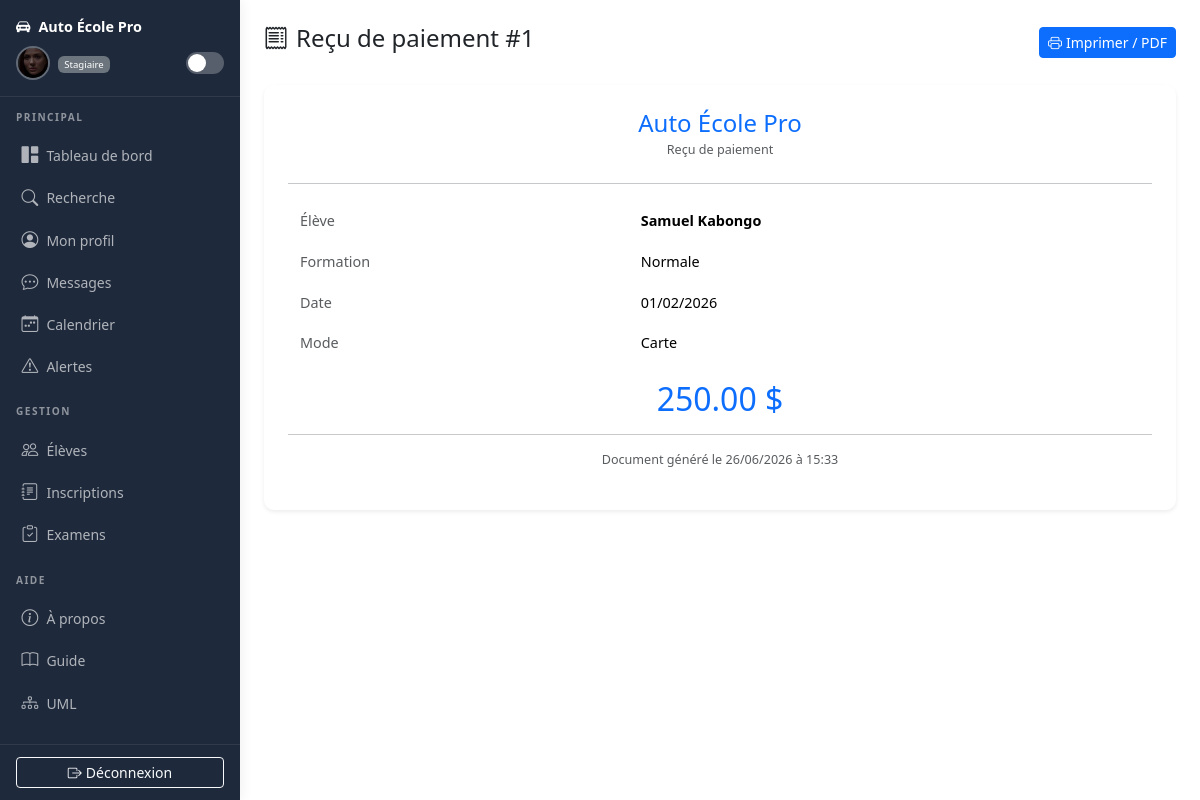
Page /pages/generate_receipt.php?id=1 (signed in) on the committed database.
### tables this page shows
CREATE TABLE `paiement` (
  `id` int(11) NOT NULL AUTO_INCREMENT,
  `utilisateur_id` int(11) DEFAULT NULL,
  `montant` int(11) DEFAULT NULL,
  `date_paiement` date DEFAULT NULL,
  `methode` enum('Carte','Espèces','Mobile Money','Virement') DEFAULT NULL,
  PRIMARY KEY (`id`),
  KEY `utilisateur_id` (`utilisateur_id`),
  CONSTRAINT `paiement_ibfk_1` FOREIGN KEY (`utilisateur_id`) REFERENCES `utilisateurs` (`id`)
);

CREATE TABLE `utilisateurs` (
  `id` int(11) NOT NULL AUTO_INCREMENT,
  `nom` varchar(100) NOT NULL,
  `prenom` varchar(100) NOT NULL,
  `nationalite` varchar(100) DEFAULT NULL,
  `email` varchar(150) NOT NULL,
  `telephone` varchar(20) DEFAULT NULL,
  `formation_id` int(11) DEFAULT NULL,
  `date_inscription` date DEFAULT curdate(),
  `deleted_at` datetime DEFAULT NULL,
  `deleted_by` varchar(100) DEFAULT NULL,
  `matricule` varchar(30) DEFAULT NULL,
  `annee_inscription` year(4) DEFAULT NULL,
  PRIMARY KEY (`id`),
  UNIQUE KEY `email` (`email`),
  KEY `formation_id` (`formation_id`),
  CONSTRAINT `utilisateurs_ibfk_1` FOREIGN KEY (`formation_id`) REFERENCES `formations` (`id`)
);

CREATE TABLE `formations` (
  `id` int(11) NOT NULL AUTO_INCREMENT,
  `nom` enum('Normale','Pro','Nocturne') NOT NULL,
  `prix` decimal(10,2) NOT NULL,
  `duree_mois` int(11) NOT NULL,
  PRIMARY KEY (`id`)
);

### includes/auth.php (called while the page is built, shortened)
<?php
function getRoleLabel(string $role = ''): string
{
    return match ($role ?: $_SESSION['role'] ?? '') {
        'admin' => 'Administrateur',
        'directeur' => 'Directeur',
        'secretaire' => 'Secrétaire',
        'caissier' => 'Caissier',
        'moniteur' => 'Moniteur',
        'stagiaire' => 'Stagiaire',
        default => 'Utilisateur',
    };
}
function getRoleBadgeClass(string $role = ''): string
{
    return match ($role ?: $_SESSION['role'] ?? '') {
        'admin' => 'bg-danger',
        'directeur' => 'bg-dark',
        'secretaire' => 'bg-info text-dark',
        'caissier' => 'bg-success',
        'moniteur' => 'bg-warning text-dark',
        'stagiaire' => 'bg-secondary',
        default => 'bg-secondary',
    };
}

### pages/generate_receipt.php (the view, shortened to what this page needs)
<?php
require_once __DIR__ . '/../config/database.php';
require_once BASE_PATH . '/includes/auth.php';
$paymentId = (int) ($_GET['id'] ?? 0);
$stmt = $pdo->prepare('SELECT p.*, u.nom, u.prenom, f.nom AS formation_nom FROM paiement p JOIN utilisateurs u ON u.id = p.utilisateur_id JOIN formations f ON f.id = u.formation_id WHERE p.id = ?');
$stmt->execute([$paymentId]);
$payment = $stmt->fetch();
include BASE_PATH . '/includes/header.php';
?>
<div class="d-flex justify-content-between align-items-center mb-4">
    <h1 class="h4"><i class="bi bi-receipt me-2"></i>Reçu de paiement #<?= $paymentId ?></h1>
    <button class="btn btn-primary btn-sm" onclick="generatePDF()"><i class="bi bi-printer me-1"></i>Imprimer / PDF</button>
</div>
<div class="card shadow-sm border-0" id="receipt">
    <div class="card-body p-4">
        <div class="text-center mb-4">
            <h4 class="text-primary mb-0">Auto École Pro</h4>
            <small class="text-muted">Reçu de paiement</small>
        </div>
        <hr>
        <table class="table table-borderless">
            <tr><td class="text-muted">Élève</td><td class="fw-bold"><?= htmlspecialchars($payment['prenom'] . ' ' . $payment['nom']) ?></td></tr>
            <tr><td class="text-muted">Formation</td><td><?= htmlspecialchars($payment['formation_nom']) ?></td></tr>
            <tr><td class="text-muted">Date</td><td><?= date('d/m/Y', strtotime($payment['date_paiement'])) ?></td></tr>
            <tr><td class="text-muted">Mode</td><td><?= htmlspecialchars($payment['methode']) ?></td></tr>
        </table>
        <div class="text-center my-3">
            <h2 class="text-primary"><?= number_format($payment['montant'], 2) ?> $</h2>
        </div>
        <hr>
        <p class="text-center text-muted small">Document généré le <?= date('d/m/Y à H:i') ?></p>
    </div>
</div>
<?php include BASE_PATH . '/includes/footer.php'; ?>

### includes/header.php (shortened to what this page needs)
<?php
require_once BASE_PATH . '/includes/auth.php';
?>
<!DOCTYPE html>
<html lang="fr">
<head>
    <link rel="stylesheet" href="<?= BASE_URL ?>/node_modules/bootstrap/dist/css/bootstrap.min.css">
    <link rel="stylesheet" href="<?= BASE_URL ?>/node_modules/bootstrap-icons/font/bootstrap-icons.css">
    <link rel="stylesheet" href="<?= BASE_URL ?>/assets/css/style.css">
</head>
<body>
<?php include BASE_PATH . '/includes/sidebar.php'; ?>
<div class="main-content">

### includes/sidebar.php (shortened to what this page needs)
<?php
$currentFile = basename($_SERVER['PHP_SELF']);
function navLink(string $file, string $icon, string $label, string $current): string
{
    $active = $current === $file ? ' active' : '';
    return sprintf('<li class="nav-item"><a class="nav-link%s" href="%s/pages/%s"><i class="bi %s me-2"></i>%s</a></li>', $active, BASE_URL, $file, $icon, $label);
}
$photoUrl = null;
foreach (['jpg', 'jpeg', 'png', 'gif', 'webp'] as $ext) {
    $path = BASE_PATH . '/uploads/profiles/profile_' . $_SESSION['user_id'] . '.' . $ext;
    if (file_exists($path)) {
        $photoUrl = BASE_URL . '/uploads/profiles/profile_' . $_SESSION['user_id'] . '.' . $ext . '?v=' . filemtime($path);
        break;
    }
}
?>
<nav class="sidebar" id="appSidebar">
    <div class="sidebar-header">
        <div class="d-flex align-items-center justify-content-between">
            <a href="<?= BASE_URL ?>/index.php" class="text-decoration-none text-white fw-bold">
                <i class="bi bi-car-front-fill me-2"></i>Auto École Pro
            </a>
        </div>
        <div class="mt-2 d-flex align-items-center gap-2">
            <a href="<?= BASE_URL ?>/pages/profile.php" style="text-decoration:none;flex-shrink:0;">
                <?php if ($photoUrl): ?>
                <img src="<?= htmlspecialchars($photoUrl) ?>" alt="" style="width:34px;height:34px;border-radius:50%;object-fit:cover;border:2px solid rgba(255,255,255,.3);">
                <?php else: ?>
                <div style="width:34px;height:34px;border-radius:50%;background:rgba(255,255,255,.15);display:flex;align-items:center;justify-content:center;color:#fff;font-weight:700;font-size:.9rem;border:2px solid rgba(255,255,255,.3);">
                    <?= strtoupper(substr($_SESSION['username'] ?? 'U', 0, 1)) ?>
                </div>
                <?php endif; ?>
            </a>
            <div style="flex:1;min-width:0;">
                <span class="badge <?= getRoleBadgeClass() ?>" style="font-size:.6rem;"><?= getRoleLabel() ?></span>
            </div>
            <button class="theme-toggle" onclick="toggleTheme()" title="Mode sombre/clair" type="button" style="flex-shrink:0;position:relative;z-index:1;"></button>
        </div>
    </div>
    <div class="sidebar-body">
        <div class="px-3 py-2"><small class="text-white-50 text-uppercase fw-bold" style="font-size:.63rem;letter-spacing:1.5px;">Principal</small></div>
        <ul class="nav flex-column px-2">
            <li class="nav-item"><a class="nav-link <?= $currentFile==='index.php'?'active':'' ?>" href="<?= BASE_URL ?>/index.php"><i class="bi bi-grid-1x2-fill me-2"></i>Tableau de bord</a></li>
            <li class="nav-item"><a class="nav-link <?= $currentFile==='search.php'?'active':'' ?>" href="<?= BASE_URL ?>/pages/search.php"><i class="bi bi-search me-2"></i>Recherche</a></li>
            <li class="nav-item"><a class="nav-link <?= $currentFile==='profile.php'?'active':'' ?>" href="<?= BASE_URL ?>/pages/profile.php"><i class="bi bi-person-circle me-2"></i>Mon profil</a></li>
            <li class="nav-item">
                <a class="nav-link <?= $currentFile==='chat.php'?'active':'' ?> d-flex justify-content-between align-items-center" href="<?= BASE_URL ?>/pages/chat.php">
                    <span><i class="bi bi-chat-dots me-2"></i>Messages</span>
                </a>
            </li>
            <?= navLink('calendar.php', 'bi-calendar-week', 'Calendrier', $currentFile) ?>
            <?= navLink('alertes.php', 'bi-exclamation-triangle', 'Alertes', $currentFile) ?>
        </ul>
        <div class="px-3 py-2 mt-1"><small class="text-white-50 text-uppercase fw-bold" style="font-size:.63rem;letter-spacing:1.5px;">Gestion</small></div>
        <ul class="nav flex-column px-2">
            <?= navLink('students.php', 'bi-people', 'Élèves', $currentFile) ?>
            <?= navLink('enrollments.php', 'bi-journal-text', 'Inscriptions', $currentFile) ?>
            <?= navLink('exams.php', 'bi-clipboard-check', 'Examens', $currentFile) ?>
        </ul>
        <div class="px-3 py-2 mt-1"><small class="text-white-50 text-uppercase fw-bold" style="font-size:.63rem;letter-spacing:1.5px;">Aide</small></div>
        <ul class="nav flex-column px-2">
            <?= navLink('presentation.php', 'bi-info-circle', 'À propos', $currentFile) ?>
            <?= navLink('aide.php', 'bi-book', 'Guide', $currentFile) ?>
            <?= navLink('uml.php', 'bi-diagram-3', 'UML', $currentFile) ?>
        </ul>
    </div>
    <div class="sidebar-footer">
        <a href="<?= BASE_URL ?>/pages/actions/logout.php" class="btn btn-sm btn-outline-light w-100"><i class="bi bi-box-arrow-right me-1"></i>Déconnexion</a>
    </div>
</nav>

### includes/footer.php (shortened to what this page needs)
</div>
</body>
</html>

### assets/css/style.css (style rules this page uses)
body { font-size: 0.9rem; margin: 0; padding: 0; }
.sidebar { position: fixed; top: 0; bottom: 0; left: 0; width: 240px; background: #1e293b; color: #fff; display: flex; flex-direction: column; z-index: 1030; transition: transform 0.25s ease; box-shadow: 2px 0 12px rgba(0, 0, 0, 0.06); }
.sidebar-header { flex-shrink: 0; border-bottom: 1px solid rgba(255, 255, 255, 0.08); padding: 1rem; }
.sidebar-body { flex: 1; overflow-y: auto; overflow-x: hidden; padding-bottom: 0.5rem; }
.sidebar-footer { flex-shrink: 0; border-top: 1px solid rgba(255, 255, 255, 0.08); padding: 0.75rem 1rem; }
.sidebar .nav-link { color: rgba(255, 255, 255, 0.65); padding: 0.5rem 0.85rem; border-radius: 6px; font-size: 0.875rem; margin-bottom: 1px; transition: all 0.15s; text-decoration: none; }
.sidebar .nav-link i { font-size: 1.05rem; width: 20px; text-align: center; }
.main-content { margin-left: 240px; min-height: 100vh; padding: 1.5rem; }
.card { border-radius: 10px; }
.table > :not(caption) > * > * { padding: 0.6rem 0.75rem; }
.badge { font-weight: 500; }
.theme-toggle { cursor: pointer; width: 38px; height: 22px; background: rgba(255, 255, 255, 0.25); border-radius: 11px; position: relative; transition: background 0.2s; border: none; outline: none; flex-shrink: 0; }
.theme-toggle::after { content: ''; position: absolute; top: 2px; left: 2px; width: 18px; height: 18px; border-radius: 50%; background: #fff; transition: transform 0.2s; }
.sidebar-header .theme-toggle { cursor: pointer !important; pointer-events: auto !important; z-index: 10; position: relative; }

### rows in the picture
paiement: utilisateur.nom "Samuel Kabongo", formations.nom "Normale", date_paiement "01/02/2026", methode "Carte", montant "250.00"

### other values in the picture
getRoleLabel() "Stagiaire"
$label "Calendrier Alertes Élèves Inscriptions Examens À propos Guide UML"
$paymentId "1"
